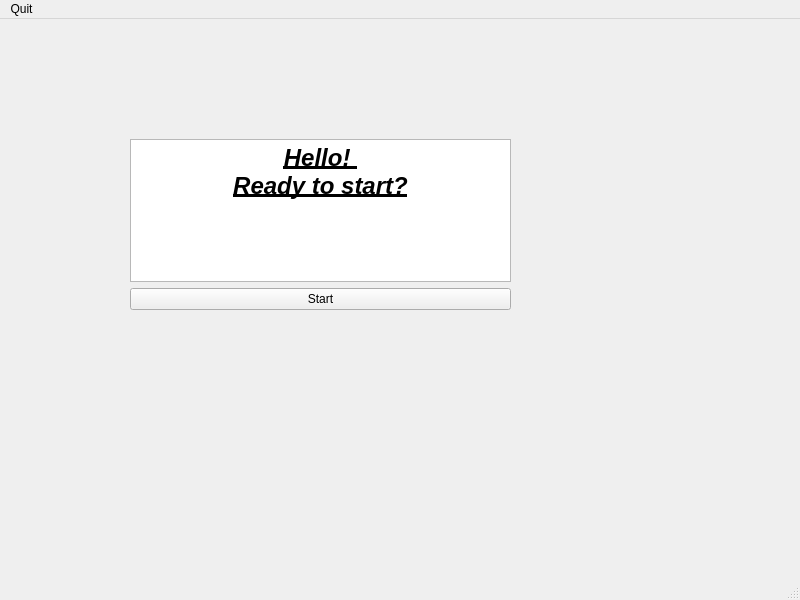
<?xml version="1.0" encoding="UTF-8"?>
<ui version="4.0">
 <class>MainWindow</class>
 <widget class="QMainWindow" name="MainWindow">
  <property name="geometry">
   <rect>
    <x>0</x>
    <y>0</y>
    <width>800</width>
    <height>600</height>
   </rect>
  </property>
  <property name="windowTitle">
   <string>MainWindow</string>
  </property>
  <widget class="QWidget" name="centralwidget">
   <widget class="QWidget" name="verticalLayoutWidget">
    <property name="geometry">
     <rect>
      <x>130</x>
      <y>120</y>
      <width>381</width>
      <height>171</height>
     </rect>
    </property>
    <layout class="QVBoxLayout" name="verticalLayout">
     <property name="sizeConstraint">
      <enum>QLayout::SetMinimumSize</enum>
     </property>
     <item>
      <widget class="QTextBrowser" name="tex_start">
       <property name="html">
        <string>&lt;!DOCTYPE HTML PUBLIC &quot;-//W3C//DTD HTML 4.0//EN&quot; &quot;http://www.w3.org/TR/REC-html40/strict.dtd&quot;&gt;
&lt;html&gt;&lt;head&gt;&lt;meta name=&quot;qrichtext&quot; content=&quot;1&quot; /&gt;&lt;meta charset=&quot;utf-8&quot; /&gt;&lt;style type=&quot;text/css&quot;&gt;
p, li { white-space: pre-wrap; }
&lt;/style&gt;&lt;/head&gt;&lt;body style=&quot; font-family:'Segoe UI'; font-size:9pt; font-weight:400; font-style:normal;&quot;&gt;
&lt;p align=&quot;center&quot; style=&quot; margin-top:0px; margin-bottom:0px; margin-left:0px; margin-right:0px; -qt-block-indent:0; text-indent:0px;&quot;&gt;&lt;span style=&quot; font-size:18pt; font-weight:700; font-style:italic; text-decoration: underline;&quot;&gt;Hello! &lt;/span&gt;&lt;/p&gt;
&lt;p align=&quot;center&quot; style=&quot; margin-top:0px; margin-bottom:0px; margin-left:0px; margin-right:0px; -qt-block-indent:0; text-indent:0px;&quot;&gt;&lt;span style=&quot; font-size:18pt; font-weight:700; font-style:italic; text-decoration: underline;&quot;&gt;Ready to start?&lt;/span&gt;&lt;/p&gt;&lt;/body&gt;&lt;/html&gt;</string>
       </property>
      </widget>
     </item>
     <item>
      <widget class="QPushButton" name="start_btn">
       <property name="text">
        <string>Start</string>
       </property>
      </widget>
     </item>
    </layout>
   </widget>
  </widget>
  <widget class="QMenuBar" name="menubar">
   <property name="geometry">
    <rect>
     <x>0</x>
     <y>0</y>
     <width>800</width>
     <height>22</height>
    </rect>
   </property>
   <widget class="QMenu" name="menuQuit">
    <property name="title">
     <string>Quit</string>
    </property>
    <addaction name="actionQuit"/>
   </widget>
   <addaction name="menuQuit"/>
  </widget>
  <widget class="QStatusBar" name="statusbar"/>
  <action name="actionQuit">
   <property name="icon">
    <iconset resource="res.qrc">
     <normaloff>:/new/images/quit.jpg</normaloff>:/new/images/quit.jpg</iconset>
   </property>
   <property name="text">
    <string>Quit</string>
   </property>
   <property name="shortcut">
    <string>Esc</string>
   </property>
  </action>
  <action name="actionAdd">
   <property name="icon">
    <iconset resource="res.qrc">
     <normaloff>:/new/images/modify.jpg</normaloff>:/new/images/modify.jpg</iconset>
   </property>
   <property name="text">
    <string>Add</string>
   </property>
  </action>
  <action name="actionEvolve">
   <property name="icon">
    <iconset resource="res.qrc">
     <normaloff>:/new/images/time.png</normaloff>:/new/images/time.png</iconset>
   </property>
   <property name="text">
    <string>Evolve</string>
   </property>
  </action>
  <action name="actionCollision">
   <property name="icon">
    <iconset resource="res.qrc">
     <normaloff>:/new/images/col.png</normaloff>:/new/images/col.png</iconset>
   </property>
   <property name="text">
    <string>Collision</string>
   </property>
  </action>
 </widget>
 <resources>
  <include location="res.qrc"/>
 </resources>
 <connections/>
</ui>
